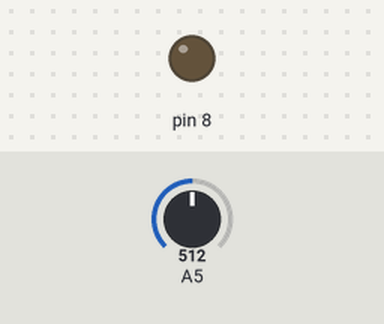
The sketch below on a simulated Arduino Uno, built with avr-gcc and run on an emulated ATmega328P. Shown: output pins drawn as LEDs (lit = HIGH). The test bench sets the inputs (shaded band); at power-on: A5 = 512.

Above: at 1.2 s.
1.3 s: A5 set to 111
2.8 s: A5 set to 92
At 3.2 s:
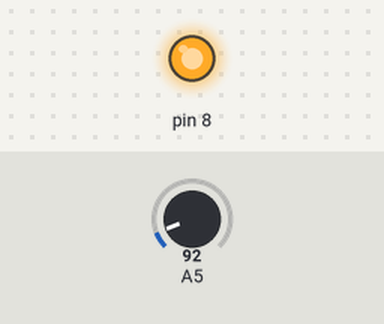
4.3 s: A5 set to 110
At 5.5 s:
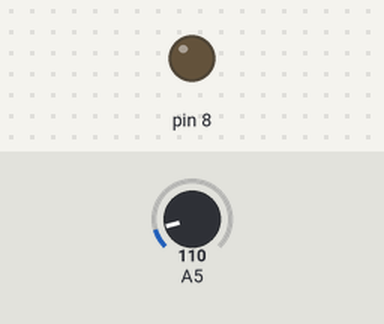
5.8 s: A5 set to 90
At 6.7 s:
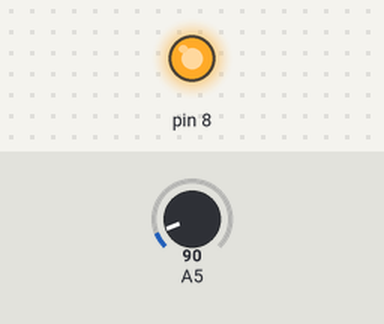
Timing chart, 0 to 8.3 s (numbered marks = the images above; inputs shaded):
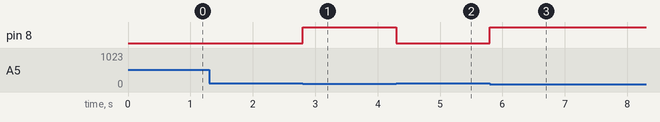

The sketch:

zad-3.ino
```cpp
//LED flashing in the dark

int readValue = 0;

void setup()
{
  pinMode(8, OUTPUT);
}

void loop()
{
  readValue = analogRead(A5);

  if (readValue < 100)
  {
      digitalWrite(8,HIGH);
  }

  else
  {
    digitalWrite(8, LOW);
  }

}
```

Measured:
- the behaviour switches between 100 and 99 on A5 (found by bisection; images 0 and 1)
- after the input at 1.3 s, every drawn part: stays the same
- after the input at 2.8 s, pin 8: LOW → HIGH at once
- after the input at 4.3 s, pin 8: HIGH → LOW at once
- after the input at 5.8 s, pin 8: LOW → HIGH at once
